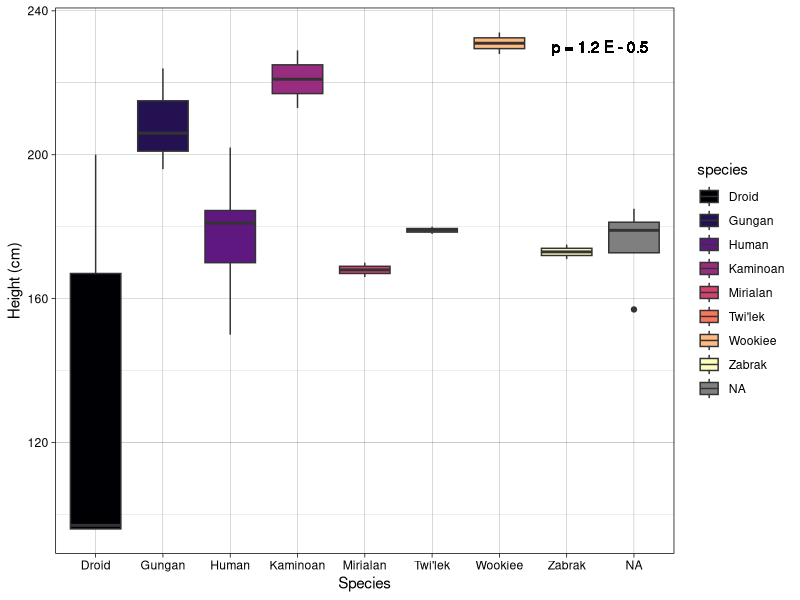
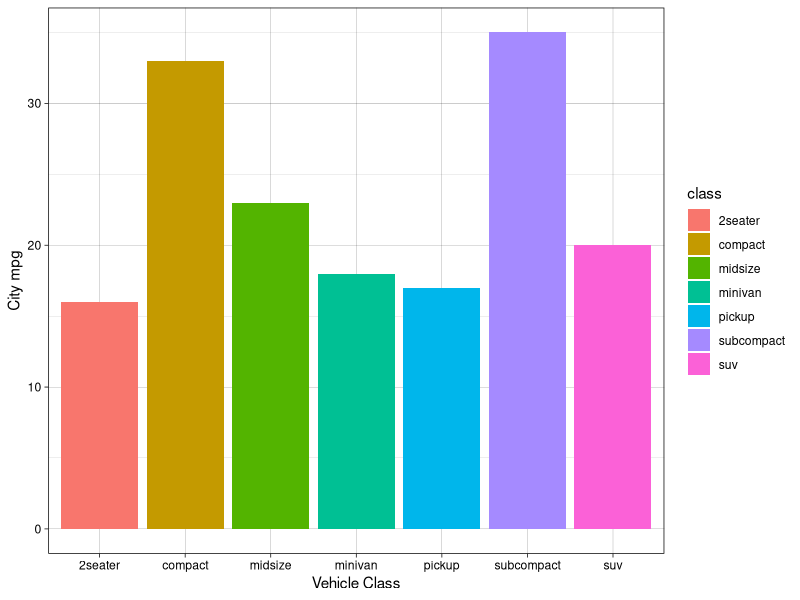
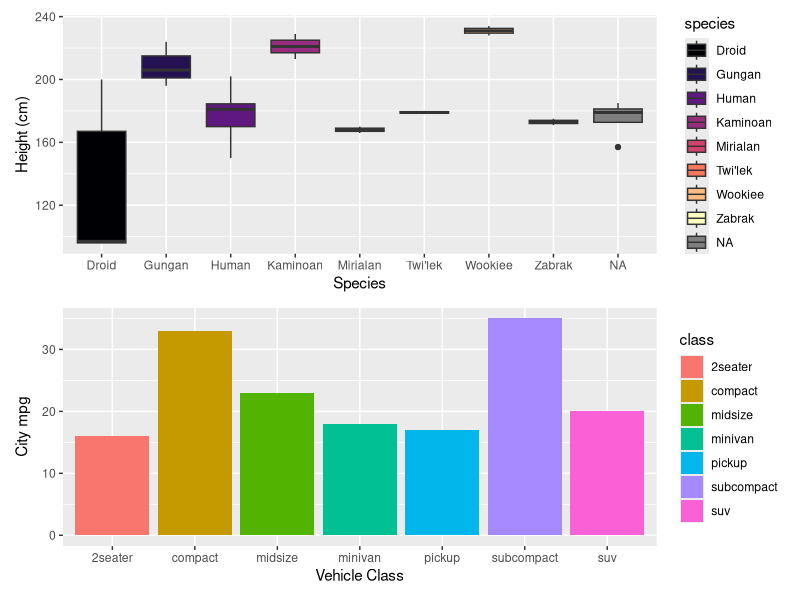

The R script that drew these images, in order:
## ---- chunk 1
library(tidyverse)
library(dplyr)
library(ggplot2)
library(ggthemes)
library(patchwork)
library(viridis)
## ---- chunk 2
starwarsSpecies <- starwars %>% 
  group_by(species) %>% 
  summarize(number = n()) %>% 
  filter(number > 1)

starwarsNew <- starwars %>% 
  filter(species %in% starwarsSpecies$species) %>% 
  select(-(films:vehicles:starships))
## ---- chunk 3

starwarsNew <- starwarsNew %>% 
  filter(complete.cases(starwarsNew$height))

heightSummary <- starwarsNew %>%
  group_by(species) %>%
  summarize(mean_height = mean(height), median_height = median(height), sd_height = sd(height))

print(heightSummary)
## ---- chunk 4

cols <- viridis(8, option = "magma")
graph<- ggplot(data=starwarsNew, aes(x=species, y=height, fill=species)) + 
  geom_boxplot() +
  scale_fill_manual(values=cols) + 
  xlab("Species") + 
  ylab("Height (cm)")

graph + theme_linedraw() + geom_text(x=8.5, y=230, label="p = 1.2 E - 0.5")

## ---- chunk 5
graph2 <- ggplot(mpg, aes(fill=class, y=cty, x=class)) + 
  geom_bar(position="dodge", stat="identity") + 
  xlab("Vehicle Class") + 
  ylab("City mpg")

graph2 + theme_linedraw()
## ---- chunk 6
graph / graph2
